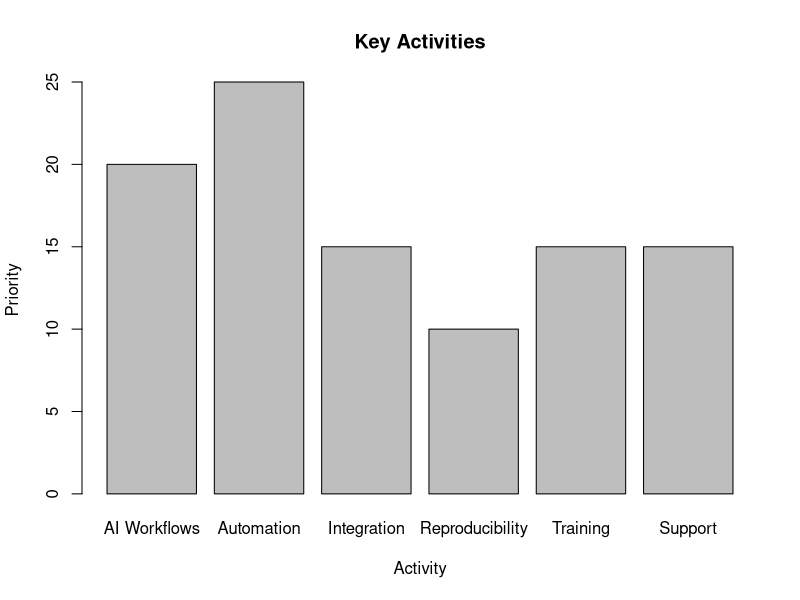
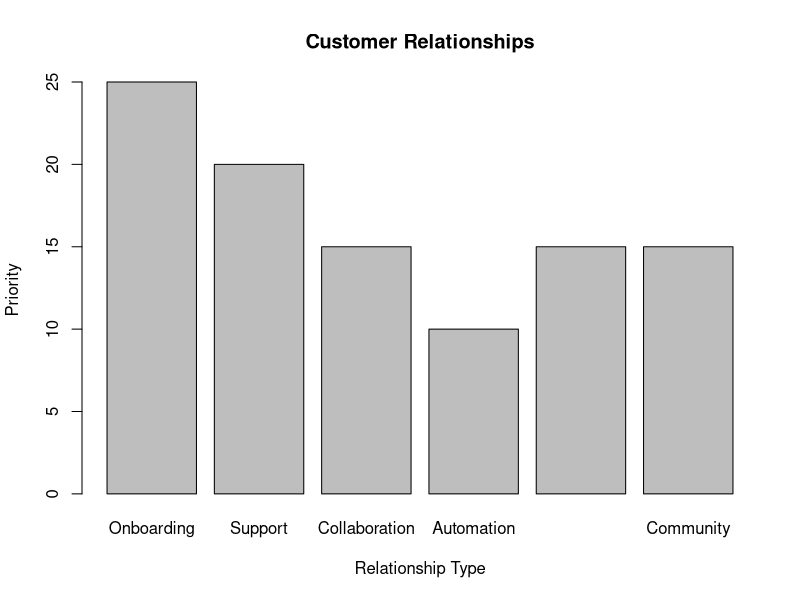
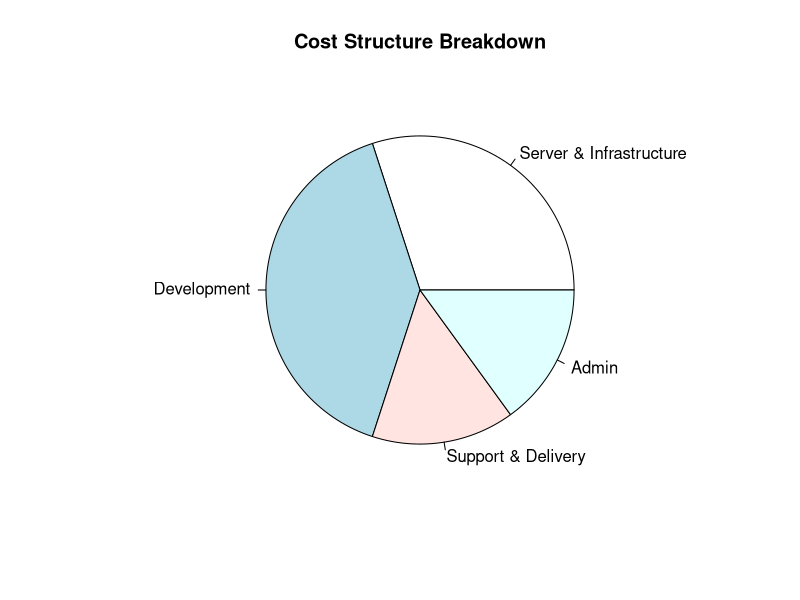
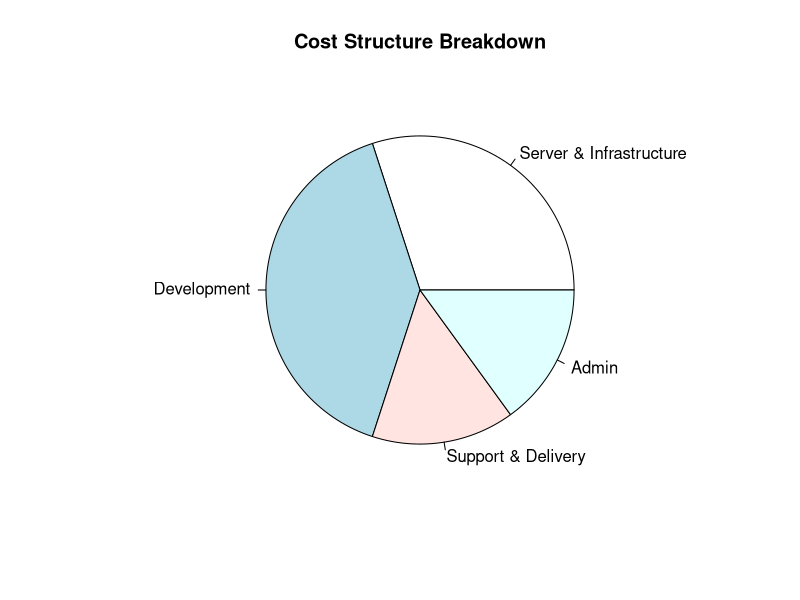

These charts were generated, in order, by the following R code:
## ---- chunk 1
# R code for bar chart
activities <- c(20, 25, 15, 10, 15, 15)
activity_names <- c("AI Workflows", "Automation", "Integration", "Reproducibility", "Training", "Support")
barplot(activities, names.arg = activity_names, main = "Key Activities", xlab = "Activity", ylab = "Priority")
## ---- chunk 2
# R code for bar chart
relationships <- c(25, 20, 15, 10, 15, 15)
relationship_names <- c("Onboarding", "Support", "Collaboration", "Automation", "Documentation", "Community")
barplot(relationships, names.arg = relationship_names, main = "Customer Relationships", xlab = "Relationship Type", ylab = "Priority")
## ---- chunk 3
# R code for pie chart
costs <- c(30, 40, 15, 15)
labels <- c("Server & Infrastructure", "Development", "Support & Delivery", "Admin")
pie(costs, labels = labels, main = "Cost Structure Breakdown")
## ---- chunk 4
# R code for pie chart
costs <- c(30, 40, 15, 15)
labels <- c("Server & Infrastructure", "Development", "Support & Delivery", "Admin")
pie(costs, labels = labels, main = "Cost Structure Breakdown")
